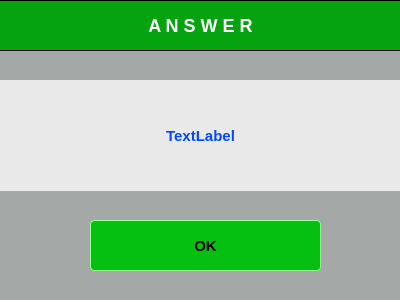
<?xml version="1.0" encoding="UTF-8"?>
<ui version="4.0">
 <class>AnswerDialog</class>
 <widget class="QDialog" name="AnswerDialog">
  <property name="geometry">
   <rect>
    <x>0</x>
    <y>0</y>
    <width>400</width>
    <height>300</height>
   </rect>
  </property>
  <property name="windowTitle">
   <string>Dialog</string>
  </property>
  <property name="styleSheet">
   <string notr="true">background-color: #A4A8A6;</string>
  </property>
  <widget class="QPushButton" name="btn_ok">
   <property name="geometry">
    <rect>
     <x>90</x>
     <y>220</y>
     <width>231</width>
     <height>51</height>
    </rect>
   </property>
   <property name="styleSheet">
    <string notr="true">QPushButton
{
font-size : 15px;
background-color : #05BF11;
color: &quot;white&quot;;
font-weight: bold;
border: 1px solid;
border-radius: 4px;
border-color: #95FF93;
}

 QPushButton:hover
{
background-color : green;
}</string>
   </property>
   <property name="text">
    <string>OK</string>
   </property>
  </widget>
  <widget class="QLabel" name="label_answer">
   <property name="geometry">
    <rect>
     <x>0</x>
     <y>80</y>
     <width>401</width>
     <height>111</height>
    </rect>
   </property>
   <property name="styleSheet">
    <string notr="true">font-size : 15px;
color: #0048FF;

font-weight: bold;
border-color: #95FF93;
background-color: #e9e9e9;</string>
   </property>
   <property name="text">
    <string>TextLabel</string>
   </property>
   <property name="alignment">
    <set>Qt::AlignCenter</set>
   </property>
   <property name="wordWrap">
    <bool>true</bool>
   </property>
  </widget>
  <widget class="QLabel" name="label_title">
   <property name="geometry">
    <rect>
     <x>-120</x>
     <y>0</y>
     <width>641</width>
     <height>51</height>
    </rect>
   </property>
   <property name="styleSheet">
    <string notr="true">color:white;
font-weight: bold;
font-size: 18px;
border: 1px solid;
background-color: #06A310;</string>
   </property>
   <property name="text">
    <string>A N S W E R</string>
   </property>
   <property name="alignment">
    <set>Qt::AlignCenter</set>
   </property>
  </widget>
 </widget>
 <resources/>
 <connections/>
</ui>
